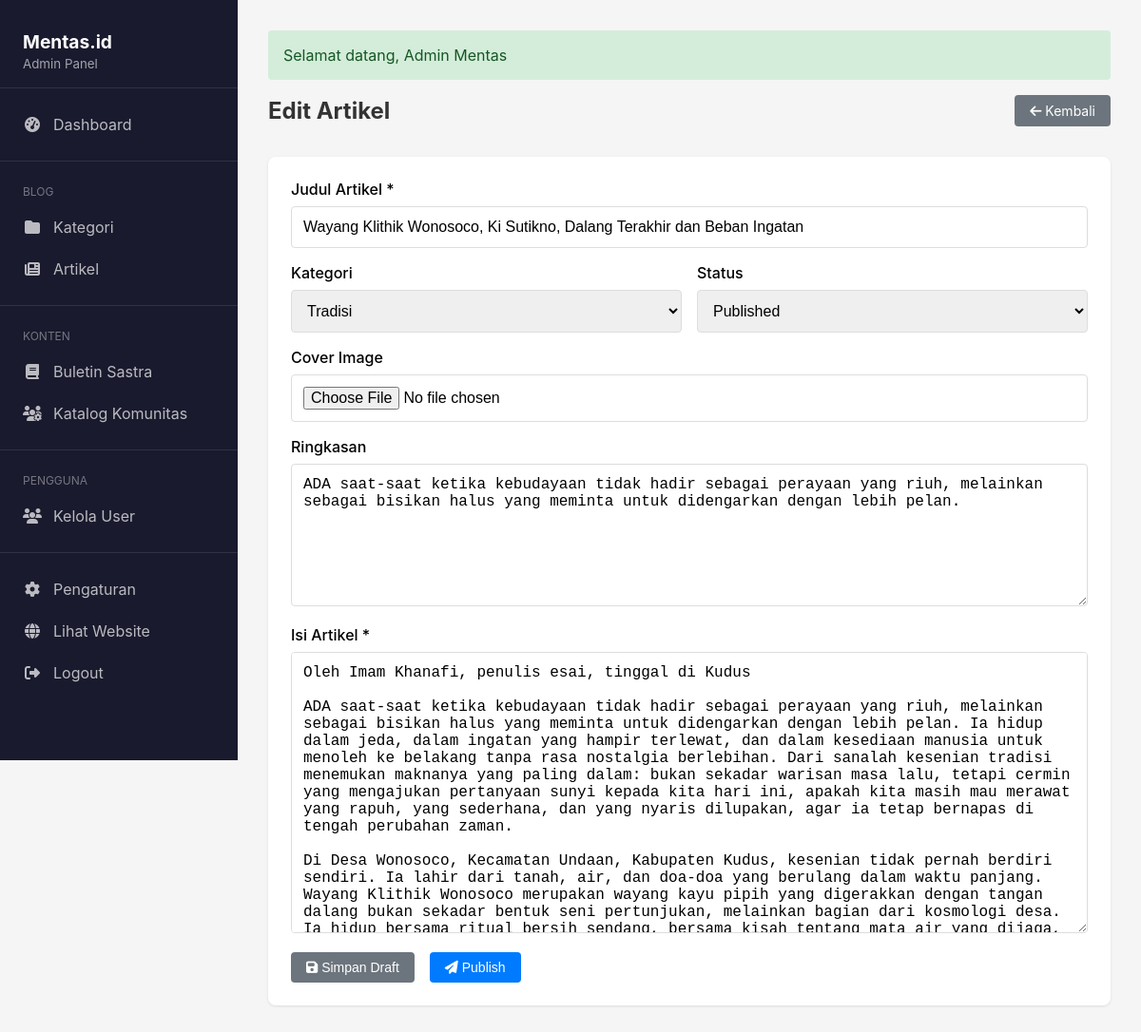
The app's page /admin/postEdit/1 (signed in), older data.
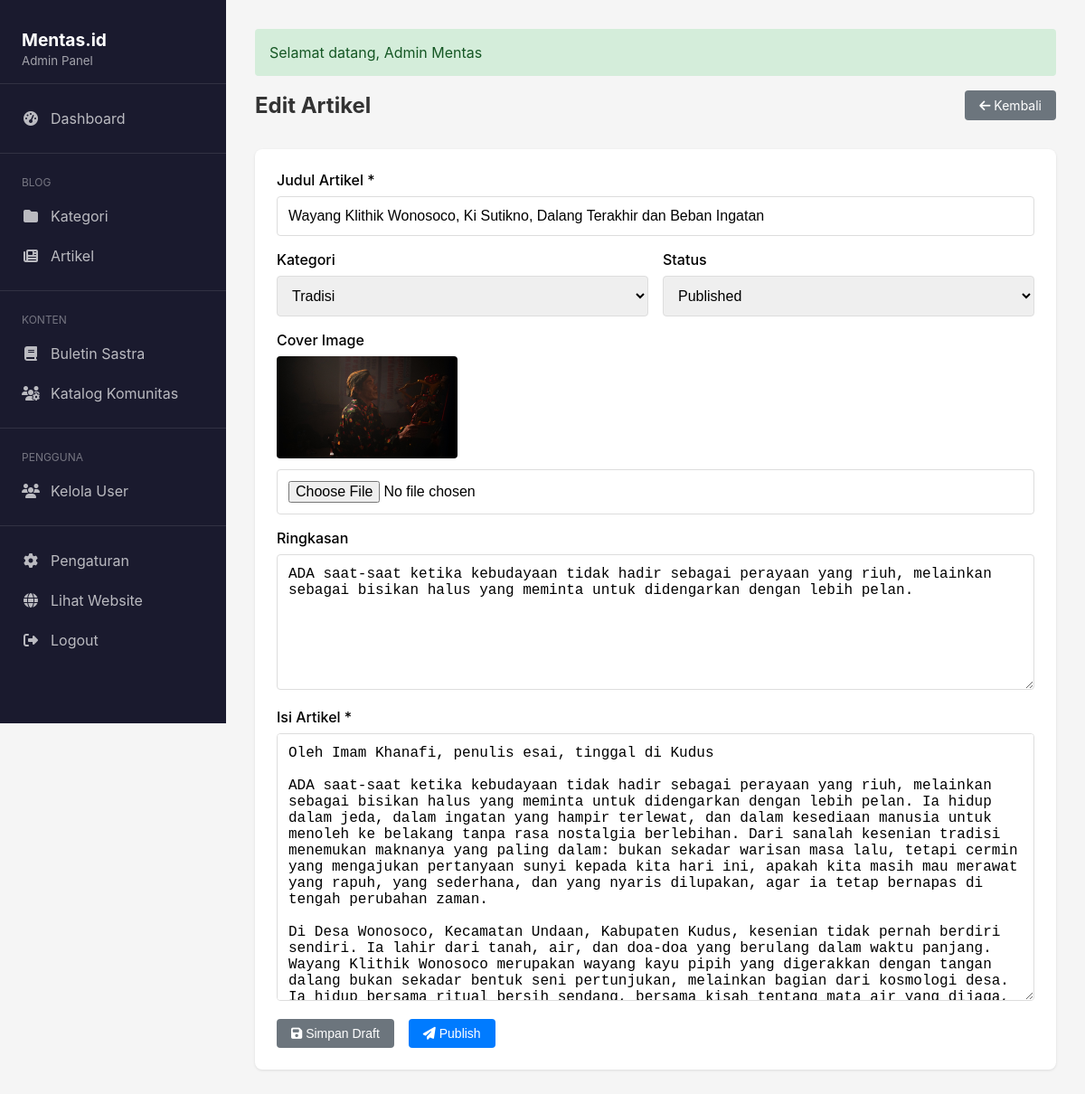
The same page, newer data.
### tables this page shows
CREATE TABLE `posts` (
  `id` int NOT NULL,
  `title` varchar(255) NOT NULL,
  `slug` varchar(255) NOT NULL,
  `excerpt` text,
  `body` longtext,
  `cover_image` varchar(255) DEFAULT NULL,
  `category_id` int DEFAULT NULL,
  `author_id` int DEFAULT NULL,
  `status` enum('draft','published') DEFAULT 'draft',
  `views` int DEFAULT '0',
  `created_at` timestamp NULL DEFAULT CURRENT_TIMESTAMP,
  `updated_at` timestamp NULL DEFAULT CURRENT_TIMESTAMP ON UPDATE CURRENT_TIMESTAMP,
  `published_at` timestamp NULL DEFAULT NULL
);

CREATE TABLE `categories` (
  `id` int NOT NULL,
  `name` varchar(100) NOT NULL,
  `slug` varchar(100) NOT NULL,
  `description` text,
  `is_active` tinyint(1) DEFAULT '1',
  `sort_order` int DEFAULT '0',
  `created_at` timestamp NULL DEFAULT CURRENT_TIMESTAMP,
  `updated_at` timestamp NULL DEFAULT CURRENT_TIMESTAMP ON UPDATE CURRENT_TIMESTAMP
);

### app/controllers/AdminController.php (called while the page is built, shortened)
<?php
class AdminController extends Controller
{
    private $categoryModel;
    private $postModel;
    public function __construct()
    {
        $this->categoryModel = new Category();
        $this->postModel = new Post();
    }
    public function postEdit($id)
    {
        $post = $this->postModel->find($id);
        $categories = $this->categoryModel->all();
        return $this->view('admin/posts/form', ['post' => $post, 'categories' => $categories]);
    }
}

### app/core/Router.php (called while the page is built, shortened)
<?php
class Router
{
    public function dispatch()
    {
        $method = 'index';
        $params = [];
        if (isset($_GET['url']) && !empty($_GET['url'])) {
            $url = explode('/', rtrim($_GET['url'], '/'));
            $segment1 = $url[0] ?? '';
            $segment2 = $url[1] ?? null;
            $possibleController = ucfirst($segment1) . 'Controller';
            $controllerPath = "../app/controllers/$possibleController.php";
            if (file_exists($controllerPath)) {
                if ($segment2) {
                    $method = $segment2;
                    $params = array_slice($url, 2);
                }
            } else {
                $controllerName = 'ContentController';
                $method = 'handle';
                $_GET['type'] = $segment1;
                $_GET['slug'] = $segment2;
            }
        }
        $controller = new $controllerName;
        call_user_func_array([$controller, $method], $params);
    }
}

### public/index.php (called while the page is built, shortened)
<?php
require_once '../app/config/database.php';
require_once '../app/core/Database.php';
require_once '../app/core/Router.php';
require_once '../app/models/Category.php';
require_once '../app/models/Post.php';
$router = new Router();
$router->dispatch();

### app/core/Database.php (called while the page is built, shortened)
<?php
class Database
{
    private static $instance = null;
    private $pdo;
    private function __construct()
    {
        try {
            $dsn = "mysql:host=" . DB_HOST . ";dbname=" . DB_NAME . ";charset=" . DB_CHARSET;
            $options = [
                PDO::ATTR_ERRMODE => PDO::ERRMODE_EXCEPTION,
                PDO::ATTR_DEFAULT_FETCH_MODE => PDO::FETCH_ASSOC,
                PDO::ATTR_EMULATE_PREPARES => false,
            ];
            $this->pdo = new PDO($dsn, DB_USER, DB_PASS, $options);
        } catch (PDOException $e) {
            die("Database connection failed: " . $e->getMessage());
        }
    }
    public static function getInstance()
    {
        if (self::$instance === null) {
            self::$instance = new self();
        }
        return self::$instance;
    }
    public function query($sql, $params = [])
    {
        $stmt = $this->pdo->prepare($sql);
        $stmt->execute($params);
        return $stmt->fetchAll();
    }
    public function queryOne($sql, $params = [])
    {
        $stmt = $this->pdo->prepare($sql);
        $stmt->execute($params);
        return $stmt->fetch();
    }
}

### app/models/Post.php (called while the page is built, shortened)
<?php
class Post
{
    private $db;
    public function __construct()
    {
        $this->db = Database::getInstance();
    }
    public function find($id)
    {
        return $this->db->queryOne(
            "SELECT p.*, c.name as category_name, c.slug as category_slug, u.name as author_name, u.bio as author_bio, u.avatar as author_avatar
             FROM posts p
             LEFT JOIN categories c ON p.category_id = c.id
             LEFT JOIN users u ON p.author_id = u.id
             WHERE p.id = ?",
            [$id]
        );
    }
}

### app/models/Category.php (called while the page is built, shortened)
<?php
class Category
{
    private $db;
    public function __construct()
    {
        $this->db = Database::getInstance();
    }
    public function all($activeOnly = true)
    {
        $sql = "SELECT * FROM categories";
        if ($activeOnly) {
            $sql .= " WHERE is_active = 1";
        }
        $sql .= " ORDER BY sort_order ASC, name ASC";
        return $this->db->query($sql);
    }
}

### app/views/admin/posts/form.php (the view, shortened to what the changed rows need)
<?php require_once __DIR__ . '/../layout/header.php'; ?>
<div class="page-header">
    <h1><?= $post ? 'Edit Artikel' : 'Tulis Artikel Baru' ?></h1>
    <a href="<?= BASE_URL ?>/admin/posts" class="btn btn-secondary">
        <i class="fas fa-arrow-left"></i> Kembali
    </a>
</div>
<div class="card">
    <form action="<?= BASE_URL ?>/admin/<?= $post ? 'postUpdate/' . $post['id'] : 'postStore' ?>" method="POST" enctype="multipart/form-data">
        <div class="form-group">
            <label for="title">Judul Artikel *</label>
            <input type="text" id="title" name="title" class="form-control" required value="<?= htmlspecialchars($post['title'] ?? '') ?>">
        </div>
        <div style="display: grid; grid-template-columns: 1fr 1fr; gap: 1rem;">
            <div class="form-group">
                <label for="category_id">Kategori</label>
                <select id="category_id" name="category_id" class="form-control">
                    <?php foreach ($categories as $cat): ?>
                        <option value="<?= $cat['id'] ?>" <?= ($post['category_id'] ?? '') == $cat['id'] ? 'selected' : '' ?>>
                            <?= htmlspecialchars($cat['name']) ?>
                        </option>
                    <?php endforeach; ?>
                </select>
            </div>
            <div class="form-group">
                <label for="status">Status</label>
                <select id="status" name="status" class="form-control">
                    <option value="published" <?= ($post['status'] ?? '') === 'published' ? 'selected' : '' ?>>Published</option>
                </select>
            </div>
        </div>
        <div class="form-group">
            <label for="cover_image">Cover Image</label>
            <?php if (!empty($post['cover_image'])): ?>
                <div style="margin-bottom: 0.5rem;">
                    <img src="<?= BASE_URL ?>/<?= $post['cover_image'] ?>" style="max-width: 200px; border-radius: 4px;">
                </div>
            <?php endif; ?>
            <input type="file" id="cover_image" name="cover_image" class="form-control" accept="image/*">
        </div>
        <div class="form-group">
            <label for="excerpt">Ringkasan</label>
            <textarea id="excerpt" name="excerpt" class="form-control" rows="2" placeholder="Ringkasan singkat artikel..."><?= htmlspecialchars($post['excerpt'] ?? '') ?></textarea>
        </div>
        <div class="form-group">
            <label for="body">Isi Artikel *</label>
            <textarea id="body" name="body" class="form-control" rows="15" required placeholder="Tulis isi artikel di sini..."><?= htmlspecialchars($post['body'] ?? '') ?></textarea>
        </div>
        <div style="display: flex; gap: 1rem;">
            <button type="submit" name="status" value="draft" class="btn btn-secondary">
                <i class="fas fa-save"></i> Simpan Draft
            </button>
            <button type="submit" name="status" value="published" class="btn btn-primary">
                <i class="fas fa-paper-plane"></i> Publish
            </button>
        </div>
    </form>
</div>
<?php require_once __DIR__ . '/../layout/footer.php'; ?>

Row changes from the older to the newer data that the page shows:
changed posts "Wayang Klithik Wonosoco, Ki Sutikno, Dalang Terakhir dan Beban Ingatan": cover_image: picture added
